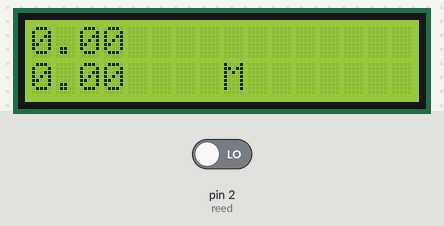
A sketch run on a simulated Arduino Uno, built with avr-gcc and run on an emulated ATmega328P. Shown: 16×2 character LCD. The inputs (shaded band) are chosen by the test bench; at power-on: pin 2 (reed) LOW. What the sketch prints to the serial monitor is not drawn.

Above: at 1.2 s.
1.3 s: pin 2 (reed) driven HIGH
At 1.44 s:
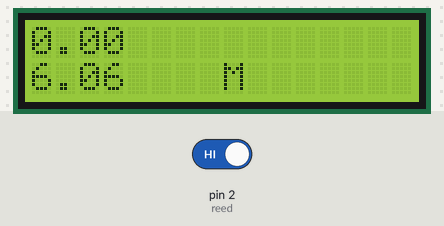
2.8 s: pin 2 (reed) driven LOW
5.8 s: pin 2 (reed) driven HIGH
At 5.88 s:
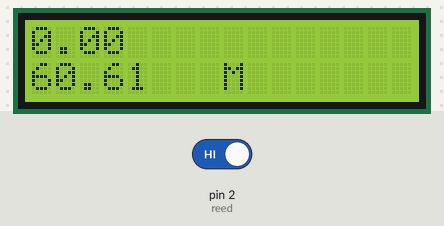

Measured:
- after the input at 1.3 s, the display: first changes after 0.07 s (image 1 shows a later state)
- after the input at 5.8 s, the display: first changes at once (image 2 shows a later state)

The sketch:

code.ino
```cpp
//arduino bike speedometer w serial.print()
//by Amanda Ghassaei 2012
//https://www.instructables.com/id/Arduino-Bike-Speedometer/

/*
   This program is free software; you can redistribute it and/or modify
   it under the terms of the GNU General Public License as published by
   the Free Software Foundation; either version 3 of the License, or
   (at your option) any later version.

*/
#include <LiquidCrystal_I2C.h>

LiquidCrystal_I2C lcd(0x27, 16, 2);
//calculations
//tire radius ~ 9.5 inches
//circumference = pi*2*r =~ 60inches
//max speed of 35mph =~ 60inches/second
//max rps =~7.25

#define reed 2//pin connected to read switch

//storage variables
int reedVal;
long timer;// time between one full rotation (in ms)
float mph;
float kph;
float radius = 9.5;// tire radius (in inches)
float circumference;
unsigned long time_counter;
float prev_speed = 0;
float distance_covered = 0;

int maxReedCounter = 40;//min time (in ms) of one rotation (for debouncing)
unsigned long debouncer ;
int reedCounter;
unsigned long int revs = 0;
int high_speed = 0;
unsigned long int rev_time = 0;


void setup() {

  reedCounter = maxReedCounter;
  circumference = 2 * 3.14 * radius;
  pinMode(reed, INPUT);

  // TIMER SETUP- the timer interrupt allows precise timed measurements of the reed switch
  //for more info about configuration of arduino timers see http://arduino.cc/playground/Code/Timer1
  cli();//stop interrupts

  //set timer1 interrupt at 1kHz
  TCCR1A = 0;// set entire TCCR1A register to 0
  TCCR1B = 0;// same for TCCR1B
  TCNT1  = 0;
  // set timer count for 1khz increments
  OCR1A = 1999;// = (1/1000) / ((1/(16*10^6))*8) - 1
  // turn on CTC mode
  TCCR1B |= (1 << WGM12);
  // Set CS11 bit for 8 prescaler
  TCCR1B |= (1 << CS11);
  // enable timer compare interrupt
  TIMSK1 |= (1 << OCIE1A);

  sei();//allow interrupts
  //END TIMER SETUP

  lcd.init();                      // initialize the lcd
  // Print a message to the LCD.
  lcd.backlight();
  lcd.clear();
  Serial.begin(9600);
}


ISR(TIMER1_COMPA_vect) {//Interrupt at freq of 1kHz to measure reed switch
  reedVal = digitalRead(reed);//get val of A0
  if (reedVal) { //if reed switch is closed
    time_counter = millis();
    if (reedCounter == 0) { //min time between pulses has passed

      mph = (56.8 * float(circumference)) / float(timer); //calculate miles per hour
      kph = (mph * 1.609);


      if (((int)kph != 132) ) {
        prev_speed = kph;
        //        Serial.print("int reading is");
        //        Serial.println((int)kph);
      if(kph > high_speed){
        high_speed = kph;}
      } else {
        kph = prev_speed;
      }


      timer = 0;//reset timer
      reedCounter = maxReedCounter;//reset reedCounter
    }
    else {
      if (reedCounter > 0) { //don't let reedCounter go negative
        reedCounter -= 1;//decrement reedCounter
      }
    }

    // distance measuring code
    if(millis()-debouncer >= 40){
    distance_covered += 0.0254*(float)circumference;
        debouncer = millis();
    }


  } else if ((millis() - time_counter) >= 1000) {
    mph = 0;
    kph = 0;
    timer = 0;
    reedCounter = maxReedCounter;
  } else { //if reed switch is open
    if (reedCounter > 0) { //don't let reedCounter go negative
      reedCounter -= 1;//decrement reedCounter
    }
  }
  if (timer > 1000) {
    mph = 0;//if no new pulses from reed switch- tire is still, set mph to 0
  }
  else {
    timer ++;//increment timer
  }


}

void displayMPH() {
  Serial.print(kph);
  Serial.print(",");
  Serial.print(distance_covered);
  Serial.print(",");
  Serial.print(high_speed);
  Serial.print(",");
  Serial.print(millis()/1000);
  Serial.print("\n");


  lcd.setCursor(0, 0);
  lcd.print(kph);
  lcd.setCursor(0,7);
  lcd.print(high_speed);
  lcd.setCursor(0, 1);
  lcd.print(distance_covered);
  lcd.setCursor(8, 1);
  lcd.print("M");
}

void loop() {
  //print mph once a second
  displayMPH();

  delay(50);
}
```
